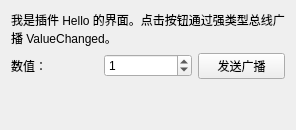
<?xml version="1.0" encoding="UTF-8"?>
<ui version="4.0">
 <class>PluginHelloWidget</class>
 <widget class="QWidget" name="PluginHelloWidget">
  <property name="windowTitle">
   <string>Hello</string>
  </property>
  <layout class="QVBoxLayout" name="verticalLayout">
   <item>
    <widget class="QLabel" name="label">
     <property name="text">
      <string>我是插件 Hello 的界面。点击按钮通过强类型总线广播 ValueChanged。</string>
     </property>
     <property name="wordWrap">
      <bool>true</bool>
     </property>
    </widget>
   </item>
   <item>
    <layout class="QHBoxLayout" name="horizontalLayout">
     <item>
      <widget class="QLabel" name="labelValue">
       <property name="text">
        <string>数值：</string>
       </property>
      </widget>
     </item>
     <item>
      <widget class="QSpinBox" name="spinBox">
       <property name="maximum">
        <number>9999</number>
       </property>
       <property name="value">
        <number>1</number>
       </property>
      </widget>
     </item>
     <item>
      <widget class="QPushButton" name="sendButton">
       <property name="text">
        <string>发送广播</string>
       </property>
      </widget>
     </item>
    </layout>
   </item>
   <item>
    <spacer name="verticalSpacer">
     <property name="orientation">
      <enum>Qt::Vertical</enum>
     </property>
     <property name="sizeHint" stdset="0">
      <size>
       <width>20</width>
       <height>40</height>
      </size>
     </property>
    </spacer>
   </item>
  </layout>
 </widget>
 <resources/>
 <connections/>
</ui>
